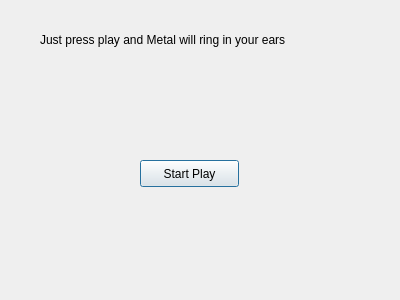
<?xml version="1.0" encoding="UTF-8"?>
<ui version="4.0">
 <class>Dialog</class>
 <widget class="QDialog" name="Dialog">
  <property name="geometry">
   <rect>
    <x>0</x>
    <y>0</y>
    <width>400</width>
    <height>300</height>
   </rect>
  </property>
  <property name="windowTitle">
   <string>Dialog</string>
  </property>
  <widget class="QLabel" name="label">
   <property name="geometry">
    <rect>
     <x>40</x>
     <y>30</y>
     <width>361</width>
     <height>20</height>
    </rect>
   </property>
   <property name="text">
    <string>Just press play and Metal will ring in your ears</string>
   </property>
  </widget>
  <widget class="QPushButton" name="pushButton">
   <property name="geometry">
    <rect>
     <x>140</x>
     <y>160</y>
     <width>99</width>
     <height>27</height>
    </rect>
   </property>
   <property name="text">
    <string>Start Play</string>
   </property>
  </widget>
 </widget>
 <resources/>
 <connections/>
</ui>
